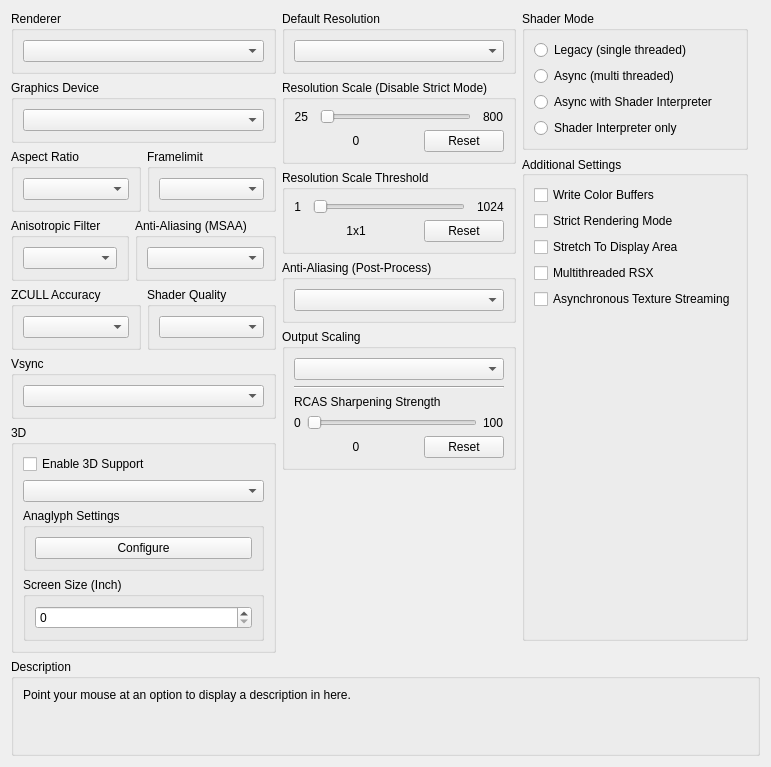
      <widget class="QWidget" name="gpuTab">
       <attribute name="title">
        <string>GPU</string>
       </attribute>
       <layout class="QVBoxLayout" name="gpuTab_layout" stretch="0,1,0">
        <item>
         <layout class="QHBoxLayout" name="gpuTabLayout" stretch="1,1,1">
          <item>
           <layout class="QVBoxLayout" name="gpuTabLayoutLeft">
            <item>
             <widget class="QGroupBox" name="gb_renderer">
              <property name="title">
               <string>Renderer</string>
              </property>
              <layout class="QVBoxLayout" name="gb_renderer_layout">
               <item>
                <widget class="QComboBox" name="renderBox"/>
               </item>
              </layout>
             </widget>
            </item>
            <item>
             <widget class="QGroupBox" name="gb_graphicsAdapter">
              <property name="title">
               <string>Graphics Device</string>
              </property>
              <layout class="QVBoxLayout" name="gb_graphicsAdapter_layout">
               <item>
                <widget class="QComboBox" name="graphicsAdapterBox"/>
               </item>
              </layout>
             </widget>
            </item>
            <item>
             <widget class="QWidget" name="widget_gpu_top" native="true">
              <layout class="QHBoxLayout" name="widget_gpu_top_layout" stretch="1,1">
               <property name="leftMargin">
                <number>0</number>
               </property>
               <property name="topMargin">
                <number>0</number>
               </property>
               <property name="rightMargin">
                <number>0</number>
               </property>
               <property name="bottomMargin">
                <number>0</number>
               </property>
               <item>
                <widget class="QGroupBox" name="gb_aspectRatio">
                 <property name="title">
                  <string>Aspect Ratio</string>
                 </property>
                 <layout class="QVBoxLayout" name="gb_aspectRatio_layout">
                  <item>
                   <widget class="QComboBox" name="aspectBox"/>
                  </item>
                 </layout>
                </widget>
               </item>
               <item>
                <widget class="QGroupBox" name="gb_frameLimit">
                 <property name="title">
                  <string>Framelimit</string>
                 </property>
                 <layout class="QVBoxLayout" name="gb_frameLimit_layout">
                  <item>
                   <widget class="QComboBox" name="frameLimitBox"/>
                  </item>
                 </layout>
                </widget>
               </item>
              </layout>
             </widget>
            </item>
            <item>
             <widget class="QWidget" name="widget_gpu_bottom" native="true">
              <layout class="QHBoxLayout" name="widget_gpu_bottom_layout" stretch="1,1">
               <property name="leftMargin">
                <number>0</number>
               </property>
               <property name="topMargin">
                <number>0</number>
               </property>
               <property name="rightMargin">
                <number>0</number>
               </property>
               <property name="bottomMargin">
                <number>0</number>
               </property>
               <item>
                <widget class="QGroupBox" name="gb_anisotropicFilter">
                 <property name="title">
                  <string>Anisotropic Filter</string>
                 </property>
                 <layout class="QVBoxLayout" name="gb_anisotropicFilter_layout">
                  <item>
                   <widget class="QComboBox" name="anisotropicFilterOverride"/>
                  </item>
                 </layout>
                </widget>
               </item>
               <item>
                <widget class="QGroupBox" name="gb_antiAliasing">
                 <property name="title">
                  <string>Anti-Aliasing (MSAA)</string>
                 </property>
                 <layout class="QVBoxLayout" name="gb_antiAliasing_layout">
                  <item>
                   <widget class="QComboBox" name="antiAliasing"/>
                  </item>
                 </layout>
                </widget>
               </item>
              </layout>
             </widget>
            </item>
            <item>
             <widget class="QWidget" name="widget_gpu_3" native="true">
              <layout class="QHBoxLayout" name="widget_gpu_3_layout" stretch="1,1">
               <property name="leftMargin">
                <number>0</number>
               </property>
               <property name="topMargin">
                <number>0</number>
               </property>
               <property name="rightMargin">
                <number>0</number>
               </property>
               <property name="bottomMargin">
                <number>0</number>
               </property>
               <item>
                <widget class="QGroupBox" name="gbZCULL">
                 <property name="title">
                  <string>ZCULL Accuracy</string>
                 </property>
                 <layout class="QVBoxLayout" name="gbZCULL_layout">
                  <item>
                   <widget class="QComboBox" name="zcullPrecisionMode"/>
                  </item>
                 </layout>
                </widget>
               </item>
               <item>
                <widget class="QGroupBox" name="gbShaderPrecision">
                 <property name="title">
                  <string>Shader Quality</string>
                 </property>
                 <layout class="QVBoxLayout" name="gbShaderPrecision_layout">
                  <item>
                   <widget class="QComboBox" name="shaderPrecision"/>
                  </item>
                 </layout>
                </widget>
               </item>
              </layout>
             </widget>
            </item>
            <item>
             <widget class="QWidget" name="widget_gpu_4" native="true">
              <layout class="QHBoxLayout" name="widget_gpu_4_layout" stretch="1">
               <property name="leftMargin">
                <number>0</number>
               </property>
               <property name="topMargin">
                <number>0</number>
               </property>
               <property name="rightMargin">
                <number>0</number>
               </property>
               <property name="bottomMargin">
                <number>0</number>
               </property>
               <item>
                <widget class="QGroupBox" name="gbVsync">
                 <property name="title">
                  <string>Vsync</string>
                 </property>
                 <layout class="QVBoxLayout" name="gbVsync_layout">
                  <item>
                   <widget class="QComboBox" name="vsyncMode"/>
                  </item>
                 </layout>
                </widget>
               </item>
              </layout>
             </widget>
            </item>
            <item>
             <widget class="QGroupBox" name="gb_stereo">
              <property name="title">
               <string>3D</string>
              </property>
              <layout class="QVBoxLayout" name="gb_stereo_layout">
               <item>
                <widget class="QCheckBox" name="stereoRenderEnabled">
                 <property name="text">
                  <string>Enable 3D Support</string>
                 </property>
                </widget>
               </item>
               <item>
                <widget class="QComboBox" name="stereoRenderMode"/>
               </item>
               <item>
                <widget class="QGroupBox" name="gb_anaglyph_settings">
                 <property name="title">
                  <string>Anaglyph Settings</string>
                 </property>
                 <layout class="QHBoxLayout" name="layout_gb_anaglyph_settings">
                  <item>
                   <widget class="QPushButton" name="pb_anaglyph_settings">
                    <property name="text">
                     <string>Configure</string>
                    </property>
                   </widget>
                  </item>
                 </layout>
                </widget>
               </item>
               <item>
                <widget class="QGroupBox" name="gb_screen_size">
                 <property name="title">
                  <string>Screen Size (Inch)</string>
                 </property>
                 <layout class="QVBoxLayout" name="layout_gb_screen_size">
                  <item>
                   <widget class="QSpinBox" name="sb_screen_size"/>
                  </item>
                 </layout>
                </widget>
               </item>
              </layout>
             </widget>
            </item>
            <item>
             <spacer name="gpu_tab_layout_right_spacer">
              <property name="orientation">
               <enum>Qt::Orientation::Vertical</enum>
              </property>
              <property name="sizeType">
               <enum>QSizePolicy::Policy::MinimumExpanding</enum>
              </property>
              <property name="sizeHint" stdset="0">
               <size>
                <width>0</width>
                <height>0</height>
               </size>
              </property>
             </spacer>
            </item>
           </layout>
          </item>
          <item>
           <layout class="QVBoxLayout" name="gpuTabLayoutMiddle">
            <item>
             <widget class="QGroupBox" name="gb_default_resolution">
              <property name="title">
               <string>Default Resolution</string>
              </property>
              <layout class="QVBoxLayout" name="gb_default_resolution_layout">
               <item>
                <widget class="QComboBox" name="resBox"/>
               </item>
              </layout>
             </widget>
            </item>
            <item>
             <layout class="QVBoxLayout" name="layout_resolution_scale">
              <property name="spacing">
               <number>6</number>
              </property>
              <property name="leftMargin">
               <number>0</number>
              </property>
              <item>
               <widget class="QGroupBox" name="gb_resolutionScale">
                <property name="title">
                 <string>Resolution Scale (Disable Strict Mode)</string>
                </property>
                <layout class="QVBoxLayout" name="gb_resolutionScale_layout">
                 <item>
                  <widget class="QWidget" name="resolutionScaleLayoutTop" native="true">
                   <layout class="QHBoxLayout" name="horizontalLayout_23" stretch="0,1,0">
                    <property name="spacing">
                     <number>12</number>
                    </property>
                    <property name="leftMargin">
                     <number>0</number>
                    </property>
                    <property name="topMargin">
                     <number>0</number>
                    </property>
                    <property name="rightMargin">
                     <number>0</number>
                    </property>
                    <property name="bottomMargin">
                     <number>0</number>
                    </property>
                    <item>
                     <widget class="QLabel" name="resolutionScaleMin">
                      <property name="text">
                       <string>25</string>
                      </property>
                      <property name="alignment">
                       <set>Qt::AlignmentFlag::AlignRight|Qt::AlignmentFlag::AlignTrailing|Qt::AlignmentFlag::AlignVCenter</set>
                      </property>
                     </widget>
                    </item>
                    <item>
                     <widget class="QSlider" name="resolutionScale">
                      <property name="orientation">
                       <enum>Qt::Orientation::Horizontal</enum>
                      </property>
                     </widget>
                    </item>
                    <item>
                     <widget class="QLabel" name="resolutionScaleMax">
                      <property name="text">
                       <string>800</string>
                      </property>
                     </widget>
                    </item>
                   </layout>
                  </widget>
                 </item>
                 <item>
                  <layout class="QHBoxLayout" name="resolutionScaleLayoutBottom" stretch="1,0">
                   <item>
                    <widget class="QLabel" name="resolutionScaleVal">
                     <property name="text">
                      <string>0</string>
                     </property>
                     <property name="alignment">
                      <set>Qt::AlignmentFlag::AlignCenter</set>
                     </property>
                    </widget>
                   </item>
                   <item>
                    <widget class="QPushButton" name="resolutionScaleReset">
                     <property name="text">
                      <string>Reset</string>
                     </property>
                    </widget>
                   </item>
                  </layout>
                 </item>
                </layout>
               </widget>
              </item>
              <item>
               <widget class="QGroupBox" name="gb_minimumScalableDimension">
                <property name="title">
                 <string>Resolution Scale Threshold</string>
                </property>
                <layout class="QVBoxLayout" name="gb_minimumScalableDimension_layout">
                 <item>
                  <layout class="QHBoxLayout" name="minimumScalableDimensionLayoutTop" stretch="0,1,0">
                   <property name="spacing">
                    <number>12</number>
                   </property>
                   <item>
                    <widget class="QLabel" name="minimumScalableDimensionMin">
                     <property name="text">
                      <string>1</string>
                     </property>
                     <property name="alignment">
                      <set>Qt::AlignmentFlag::AlignRight|Qt::AlignmentFlag::AlignTrailing|Qt::AlignmentFlag::AlignVCenter</set>
                     </property>
                    </widget>
                   </item>
                   <item>
                    <widget class="QSlider" name="minimumScalableDimension">
                     <property name="orientation">
                      <enum>Qt::Orientation::Horizontal</enum>
                     </property>
                    </widget>
                   </item>
                   <item>
                    <widget class="QLabel" name="minimumScalableDimensionMax">
                     <property name="text">
                      <string>1024</string>
                     </property>
                    </widget>
                   </item>
                  </layout>
                 </item>
                 <item>
                  <layout class="QHBoxLayout" name="minimumScalableDimensionLayoutBottom" stretch="1,0">
                   <item>
                    <widget class="QLabel" name="minimumScalableDimensionVal">
                     <property name="text">
                      <string>1x1</string>
                     </property>
                     <property name="alignment">
                      <set>Qt::AlignmentFlag::AlignCenter</set>
                     </property>
                    </widget>
                   </item>
                   <item>
                    <widget class="QPushButton" name="minimumScalableDimensionReset">
                     <property name="text">
                      <string>Reset</string>
                     </property>
                    </widget>
                   </item>
                  </layout>
                 </item>
                </layout>
               </widget>
              </item>
              <item>
               <widget class="QGroupBox" name="gb_postProcessAntiAliasing">
                <property name="title">
                 <string>Anti-Aliasing (Post-Process)</string>
                </property>
                <layout class="QVBoxLayout" name="gb_Upscaling_layout_2">
                 <item>
                  <widget class="QComboBox" name="postProcessAntiAliasing"/>
                 </item>
                </layout>
               </widget>
              </item>
             </layout>
            </item>
            <item>
             <widget class="QGroupBox" name="gb_outputScaling">
              <property name="title">
               <string>Output Scaling</string>
              </property>
              <layout class="QVBoxLayout" name="gb_Upscaling_layout">
               <item>
                <widget class="QComboBox" name="outputScalingMode"/>
               </item>
               <item>
                <widget class="Line" name="line">
                 <property name="orientation">
                  <enum>Qt::Orientation::Horizontal</enum>
                 </property>
                </widget>
               </item>
               <item>
                <widget class="QWidget" name="fsrSharpeningStrengthWidget" native="true">
                 <layout class="QVBoxLayout" name="fsrSharpeningWidgetLayout">
                  <property name="leftMargin">
                   <number>0</number>
                  </property>
                  <property name="topMargin">
                   <number>0</number>
                  </property>
                  <property name="rightMargin">
                   <number>0</number>
                  </property>
                  <property name="bottomMargin">
                   <number>0</number>
                  </property>
                  <item>
                   <widget class="QLabel" name="fsrSharpeningStrengthLabel">
                    <property name="sizePolicy">
                     <sizepolicy hsizetype="Preferred" vsizetype="Preferred">
                      <horstretch>0</horstretch>
                      <verstretch>0</verstretch>
                     </sizepolicy>
                    </property>
                    <property name="text">
                     <string>RCAS Sharpening Strength</string>
                    </property>
                    <property name="alignment">
                     <set>Qt::AlignmentFlag::AlignBottom|Qt::AlignmentFlag::AlignLeading|Qt::AlignmentFlag::AlignLeft</set>
                    </property>
                    <property name="margin">
                     <number>1</number>
                    </property>
                   </widget>
                  </item>
                  <item>
                   <layout class="QHBoxLayout" name="fsrSharpeningLayoutTop">
                    <item>
                     <widget class="QLabel" name="minSharpeningVal">
                      <property name="text">
                       <string>0</string>
                      </property>
                     </widget>
                    </item>
                    <item>
                     <widget class="QSlider" name="fsrSharpeningStrength">
                      <property name="orientation">
                       <enum>Qt::Orientation::Horizontal</enum>
                      </property>
                     </widget>
                    </item>
                    <item>
                     <widget class="QLabel" name="maxSharpeningVal">
                      <property name="sizePolicy">
                       <sizepolicy hsizetype="Minimum" vsizetype="Preferred">
                        <horstretch>0</horstretch>
                        <verstretch>0</verstretch>
                       </sizepolicy>
                      </property>
                      <property name="text">
                       <string>100</string>
                      </property>
                     </widget>
                    </item>
                   </layout>
                  </item>
                  <item>
                   <layout class="QHBoxLayout" name="fsrSharpeningLayoutBottom" stretch="1,0">
                    <item>
                     <widget class="QLabel" name="fsrSharpeningStrengthVal">
                      <property name="text">
                       <string>0</string>
                      </property>
                      <property name="alignment">
                       <set>Qt::AlignmentFlag::AlignCenter</set>
                      </property>
                     </widget>
                    </item>
                    <item>
                     <widget class="QPushButton" name="fsrSharpeningStrengthReset">
                      <property name="text">
                       <string>Reset</string>
                      </property>
                     </widget>
                    </item>
                   </layout>
                  </item>
                 </layout>
                </widget>
               </item>
              </layout>
             </widget>
            </item>
            <item>
             <spacer name="gpu_tab_layout_middle_spacer">
              <property name="orientation">
               <enum>Qt::Orientation::Vertical</enum>
              </property>
              <property name="sizeType">
               <enum>QSizePolicy::Policy::MinimumExpanding</enum>
              </property>
              <property name="sizeHint" stdset="0">
               <size>
                <width>0</width>
                <height>0</height>
               </size>
              </property>
             </spacer>
            </item>
           </layout>
          </item>
          <item>
           <layout class="QVBoxLayout" name="gpuTabLayoutRight">
            <property name="rightMargin">
             <number>12</number>
            </property>
            <property name="bottomMargin">
             <number>12</number>
            </property>
            <item>
             <widget class="QGroupBox" name="gb_shader_mode">
              <property name="minimumSize">
               <size>
                <width>0</width>
                <height>123</height>
               </size>
              </property>
              <property name="title">
               <string>Shader Mode</string>
              </property>
              <layout class="QVBoxLayout" name="verticalLayout">
               <item>
                <widget class="QRadioButton" name="rb_legacy_recompiler">
                 <property name="text">
                  <string notr="true">Legacy (single threaded)</string>
                 </property>
                </widget>
               </item>
               <item>
                <widget class="QRadioButton" name="rb_async_recompiler">
                 <property name="text">
                  <string notr="true">Async (multi threaded)</string>
                 </property>
                </widget>
               </item>
               <item>
                <widget class="QRadioButton" name="rb_async_with_shader_interpreter">
                 <property name="text">
                  <string notr="true">Async with Shader Interpreter</string>
                 </property>
                </widget>
               </item>
               <item>
                <widget class="QRadioButton" name="rb_shader_interpreter_only">
                 <property name="text">
                  <string notr="true">Shader Interpreter only</string>
                 </property>
                </widget>
               </item>
              </layout>
             </widget>
            </item>
            <item>
             <widget class="QGroupBox" name="gb_additional_settings">
              <property name="title">
               <string>Additional Settings</string>
              </property>
              <property name="alignment">
               <set>Qt::AlignmentFlag::AlignLeading|Qt::AlignmentFlag::AlignLeft|Qt::AlignmentFlag::AlignVCenter</set>
              </property>
              <layout class="QVBoxLayout" name="gb_additional_settings_layout">
               <item>
                <widget class="QCheckBox" name="dumpColor">
                 <property name="text">
                  <string>Write Color Buffers</string>
                 </property>
                </widget>
               </item>
               <item>
                <widget class="QCheckBox" name="strictModeRendering">
                 <property name="text">
                  <string>Strict Rendering Mode</string>
                 </property>
                </widget>
               </item>
               <item>
                <widget class="QCheckBox" name="stretchToDisplayArea">
                 <property name="text">
                  <string>Stretch To Display Area</string>
                 </property>
                </widget>
               </item>
               <item>
                <widget class="QCheckBox" name="multithreadedRSX">
                 <property name="text">
                  <string>Multithreaded RSX</string>
                 </property>
                </widget>
               </item>
               <item>
                <widget class="QCheckBox" name="asyncTextureStreaming">
                 <property name="text">
                  <string>Asynchronous Texture Streaming</string>
                 </property>
                </widget>
               </item>
               <item>
                <spacer name="additional_settings_spacer">
                 <property name="orientation">
                  <enum>Qt::Orientation::Vertical</enum>
                 </property>
                 <property name="sizeType">
                  <enum>QSizePolicy::Policy::MinimumExpanding</enum>
                 </property>
                 <property name="sizeHint" stdset="0">
                  <size>
                   <width>0</width>
                   <height>0</height>
                  </size>
                 </property>
                </spacer>
               </item>
              </layout>
             </widget>
            </item>
           </layout>
          </item>
         </layout>
        </item>
        <item>
         <spacer name="gpuTabSpacer">
          <property name="orientation">
           <enum>Qt::Orientation::Vertical</enum>
          </property>
          <property name="sizeType">
           <enum>QSizePolicy::Policy::MinimumExpanding</enum>
          </property>
          <property name="sizeHint" stdset="0">
           <size>
            <width>0</width>
            <height>0</height>
           </size>
          </property>
         </spacer>
        </item>
        <item>
         <widget class="QGroupBox" name="gb_description_gpu">
          <property name="title">
           <string>Description</string>
          </property>
          <layout class="QHBoxLayout" name="gb_description_gpu_layout">
           <item>
            <widget class="QLabel" name="description_gpu">
             <property name="text">
              <string>Point your mouse at an option to display a description in here.


</string>
             </property>
             <property name="textFormat">
              <enum>Qt::TextFormat::PlainText</enum>
             </property>
             <property name="alignment">
              <set>Qt::AlignmentFlag::AlignLeading|Qt::AlignmentFlag::AlignLeft|Qt::AlignmentFlag::AlignTop</set>
             </property>
             <property name="wordWrap">
              <bool>true</bool>
             </property>
            </widget>
           </item>
          </layout>
         </widget>
        </item>
       </layout>
      </widget>
